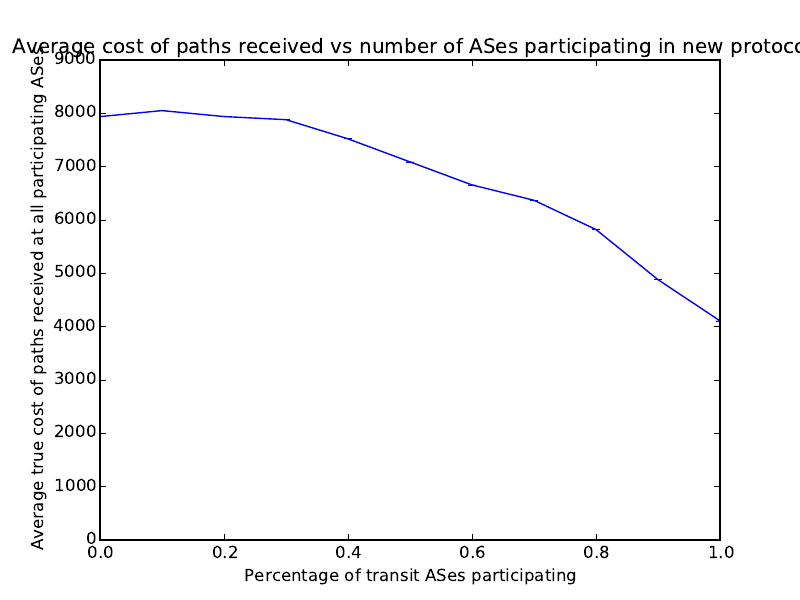

Here is the Python script that generated this plot:
import numpy
import pylab
import matplotlib.pyplot as plt
from matplotlib.backends.backend_pdf import PdfPages
pp = PdfPages('truecost_partTransits.pdf')
arr = numpy.asarray

x = arr([0, .1, .2, .3, .4, .5, .6, .7, .8, .9, 1])
y = arr([[7938.439],
        [8051.146],
        [7939.740],
        [7880.97],
        [7521.75],
        [7089.41],
        [6657.69],
        [6369.51],
        [5821.14],
        [4881.35],
        [4108.98]]).flatten()
c= arr([[ 49.81, 34.67], #.1
        [65.74, 35.85], #.2
        [32.56, 42.57], #.3
        [40.29, 38.37], #.4
        [35.07, 26.19], #.5
        [32.9, 15.24], #.6
        [13.71, 15.22],   #.7
        [20.77, 48.8],  #.8
        [5.78, 12.43],  #.9
        [0, 0]]).T     #1


#plt.figure()
plt.errorbar(x, y, yerr=0)
plt.axis([0,1, 0, 9000])
plt.ylabel('Average true cost of paths received at all participating ASes')
plt.xlabel('Percentage of transit ASes participating')
plt.title('Average cost of paths received vs number of ASes participating in new protocol')
pp.savefig()
pp.close()
plt.show()

#pylab.errorbar(x, y, yerr=c)
#pylab.show()
